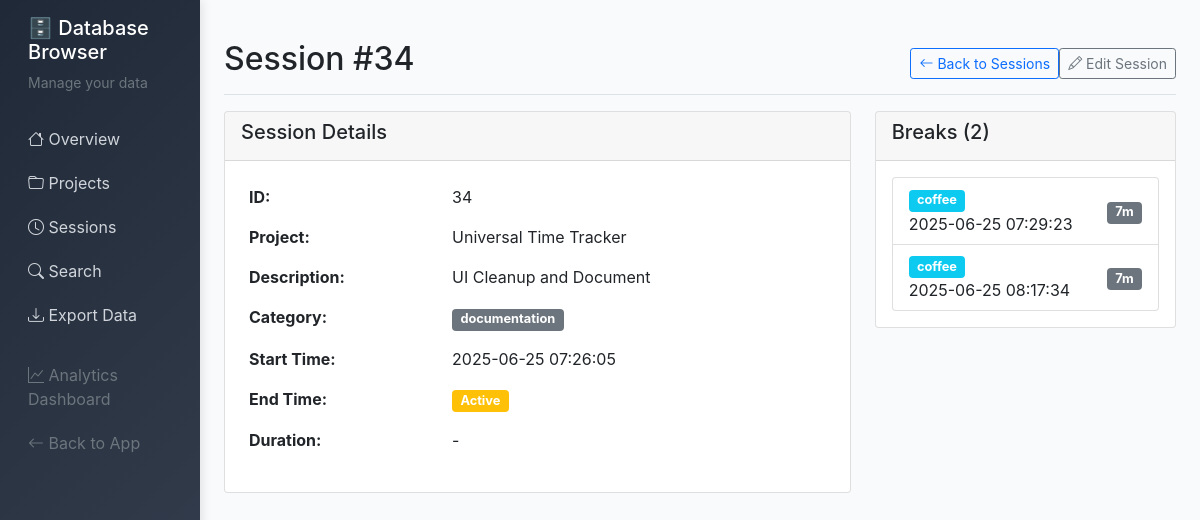
Screenshot of /db/sessions/34 with the database file from the repository.
### server/src/models.py (models this page shows, shortened)
    class Session(db.Model):
        __tablename__ = 'sessions'
        id = db.Column(db.Integer, primary_key=True)
        project_id = db.Column(db.Integer, db.ForeignKey('projects.id'), nullable=False)
        start_time = db.Column(db.DateTime, default=datetime.now)
        end_time = db.Column(db.DateTime)
        duration_minutes = db.Column(db.Integer)
        category = db.Column(db.String(50), default='development')
        description = db.Column(db.Text, nullable=False)
        git_commits = db.Column(db.Text)  # JSON string
        breaks = db.relationship('Break', backref='session', lazy=True, cascade='all, delete-orphan')
        @property
        def git_commits_list(self):
            """Get git commits as a list"""
            if self.git_commits:
                try:
                    return json.loads(self.git_commits)
                except:
                    return []
            return []

class Project:
    __tablename__ = 'projects'

    class Break(db.Model):
        __tablename__ = 'breaks'
        id = db.Column(db.Integer, primary_key=True)
        session_id = db.Column(db.Integer, db.ForeignKey('sessions.id'), nullable=False)
        start_time = db.Column(db.DateTime, default=datetime.now)
        end_time = db.Column(db.DateTime)
        duration_minutes = db.Column(db.Integer)
        break_type = db.Column(db.String(50), default='break')

### server/src/db_browser.py (the view)
@db_browser.route('/db/sessions/<int:session_id>')
def session_detail(session_id):
    conn = get_db_connection()
    session = conn.execute('''
        SELECT s.*, p.name as project_name
        FROM sessions s
        JOIN projects p ON s.project_id = p.id
        WHERE s.id = ?
    ''', (session_id,)).fetchone()
    if not session:
        conn.close()
        flash('Session not found', 'error')
        return redirect(url_for('db_browser.sessions'))
    breaks = conn.execute('SELECT * FROM breaks WHERE session_id = ? ORDER BY start_time',
                         (session_id,)).fetchall()
    conn.close()
    return render_template('db_browser/session_detail.html', session=session, breaks=breaks)

### server/src/db_browser.py (called while the page is built)
def get_db_connection():
    database_path = os.environ.get('DATABASE_PATH', '/app/data/timetracker.db')
    conn = sqlite3.connect(database_path)
    conn.row_factory = sqlite3.Row
    return conn

### server/src/templates/db_browser/session_detail.html (shortened to what this page needs)
{% extends "db_browser/base.html" %}
{% block content %}
<div class="d-flex justify-content-between flex-wrap flex-md-nowrap align-items-center pt-3 pb-2 mb-3 border-bottom">
    <h1 class="h2">Session #{{ session.id }}</h1>
    <div class="btn-toolbar mb-2 mb-md-0">
        <a href="{{ url_for('db_browser.sessions', project=request.args.get('project'), category=request.args.get('category'), date_from=request.args.get('date_from'), date_to=request.args.get('date_to')) }}" class="btn btn-sm btn-outline-primary">
            <i class="bi bi-arrow-left"></i> Back to Sessions
        </a>
        <a href="{{ url_for('db_browser.edit_session', session_id=session.id) }}" class="btn btn-sm btn-outline-secondary">
            <i class="bi bi-pencil"></i> Edit Session
        </a>
    </div>
</div>
<div class="row">
    <div class="col-md-8">
        <div class="card mb-4">
            <div class="card-header">
                <h5>Session Details</h5>
            </div>
            <div class="card-body">
                <table class="table table-borderless">
                    <tr>
                        <td><strong>ID:</strong></td>
                        <td>{{ session.id }}</td>
                    </tr>
                    <tr>
                        <td><strong>Project:</strong></td>
                        <td>{{ session.project_name }}</td>
                    </tr>
                    <tr>
                        <td><strong>Description:</strong></td>
                        <td>{{ session.description }}</td>
                    </tr>
                    <tr>
                        <td><strong>Category:</strong></td>
                        <td><span class="badge bg-secondary">{{ session.category }}</span></td>
                    </tr>
                    <tr>
                        <td><strong>Start Time:</strong></td>
                        <td>
                            {% if session.start_time %}
                                {% set date_parts = session.start_time.split('T') %}
                                {{ date_parts[0] }}
                            {% else %}
                                -
                            {% endif %}
                        </td>
                    </tr>
                    <tr>
                        <td><strong>End Time:</strong></td>
                        <td>
                            {% if session.end_time %}
                                {% set date_parts = session.end_time.split('T') %}
                                {{ date_parts[0] }}
                                {% if date_parts|length > 1 %}
                                    <br><small class="text-muted">{{ date_parts[1][:5] }}</small>
                                {% endif %}
                            {% else %}
                                <span class="badge bg-warning">Active</span>
                            {% endif %}
                        </td>
                    </tr>
                    <tr>
                        <td><strong>Duration:</strong></td>
                        <td>
                            {% if session.duration_minutes %}
                                {% set hours = session.duration_minutes // 60 %}
                                {% set minutes = session.duration_minutes % 60 %}
                                {% if hours > 0 %}
                                    {{ hours }}h {{ minutes }}m
                                {% else %}
                                    {{ minutes }}m
                                {% endif %}
                            {% else %}
                                -
                            {% endif %}
                        </td>
                    </tr>
                </table>
            </div>
        </div>
    </div>
    <div class="col-md-4">
        <div class="card mb-4">
            <div class="card-header">
                <h5>Breaks ({{ breaks|length }})</h5>
            </div>
            <div class="card-body">
                {% if breaks %}
                <ul class="list-group">
                    {% for br in breaks %}
                    <li class="list-group-item d-flex justify-content-between align-items-center">
                        <div>
                            <span class="badge bg-info">{{ br.break_type }}</span>
                            <br>
                            {% if br.start_time %}
                                {% set date_parts = br.start_time.split('T') %}
                                {{ date_parts[0] }}
                            {% endif %}
                        </div>
                        <div class="text-end">
                            {% if br.duration_minutes %}
                                <span class="badge bg-secondary">{{ br.duration_minutes }}m</span>
                            {% endif %}
                        </div>
                    </li>
                    {% endfor %}
                </ul>
                {% else %}
                <div class="text-center text-muted">No breaks recorded for this session.</div>
                {% endif %}
            </div>
        </div>
    </div>
</div>
{% endblock %}

### server/src/templates/db_browser/base.html (style rules this page uses)
:root { --primary-color: #2563eb; --success-color: #16a34a; --warning-color: #ca8a04; --danger-color: #dc2626; --info-color: #0891b2; --dark-color: #1f2937; --light-color: #f8fafc; --border-color: #e2e8f0; }
body { background-color: var(--light-color); font-family: 'Inter', -apple-system, BlinkMacSystemFont, sans-serif; }
.badge { font-size: 0.8rem; }
.table { border-radius: 8px; overflow: hidden; }

### rows the page displays
Project: project_name "Universal Time Tracker"
Break: break_type "coffee", start_time "2025-06-25 07:29:23", duration_minutes "7"
Break: break_type "coffee", start_time "2025-06-25 08:17:34", duration_minutes "7"

### other values shown
{{ session.id }} "34"
{{ session.description }} "UI Cleanup and Document"
{{ session.category }} "documentation"
{{ date_parts[0] }} "2025-06-25 07:26:05"
{{ breaks|length }} "2"
